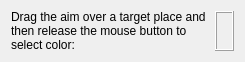
<?xml version="1.0" encoding="UTF-8"?>
<ui version="4.0">
 <class>EWAColorChooserUi</class>
 <widget class="QWidget" name="EWAColorChooserUi">
  <property name="geometry">
   <rect>
    <x>0</x>
    <y>0</y>
    <width>245</width>
    <height>62</height>
   </rect>
  </property>
  <layout class="QGridLayout" name="gridLayout_2">
   <item row="0" column="0">
    <layout class="QHBoxLayout" name="horizontalLayout">
     <item>
      <widget class="QLabel" name="label_2">
       <property name="text">
        <string>Drag the aim over a target place and then release the mouse button to select color:</string>
       </property>
       <property name="wordWrap">
        <bool>true</bool>
       </property>
      </widget>
     </item>
     <item>
      <widget class="QFrame" name="frame">
       <property name="minimumSize">
        <size>
         <width>19</width>
         <height>22</height>
        </size>
       </property>
       <property name="frameShape">
        <enum>QFrame::Box</enum>
       </property>
       <property name="frameShadow">
        <enum>QFrame::Raised</enum>
       </property>
       <layout class="QGridLayout" name="gridLayout">
        <property name="margin">
         <number>0</number>
        </property>
        <property name="spacing">
         <number>0</number>
        </property>
        <item row="0" column="0">
         <widget class="QLabel" name="label">
          <property name="minimumSize">
           <size>
            <width>17</width>
            <height>21</height>
           </size>
          </property>
          <property name="cursor">
           <cursorShape>OpenHandCursor</cursorShape>
          </property>
          <property name="mouseTracking">
           <bool>false</bool>
          </property>
          <property name="text">
           <string/>
          </property>
          <property name="pixmap">
           <pixmap resource="ewa.qrc">:/images/colorselectorcurs.png</pixmap>
          </property>
         </widget>
        </item>
       </layout>
      </widget>
     </item>
    </layout>
   </item>
  </layout>
 </widget>
 <resources>
  <include location="ewa.qrc"/>
 </resources>
 <connections/>
</ui>
